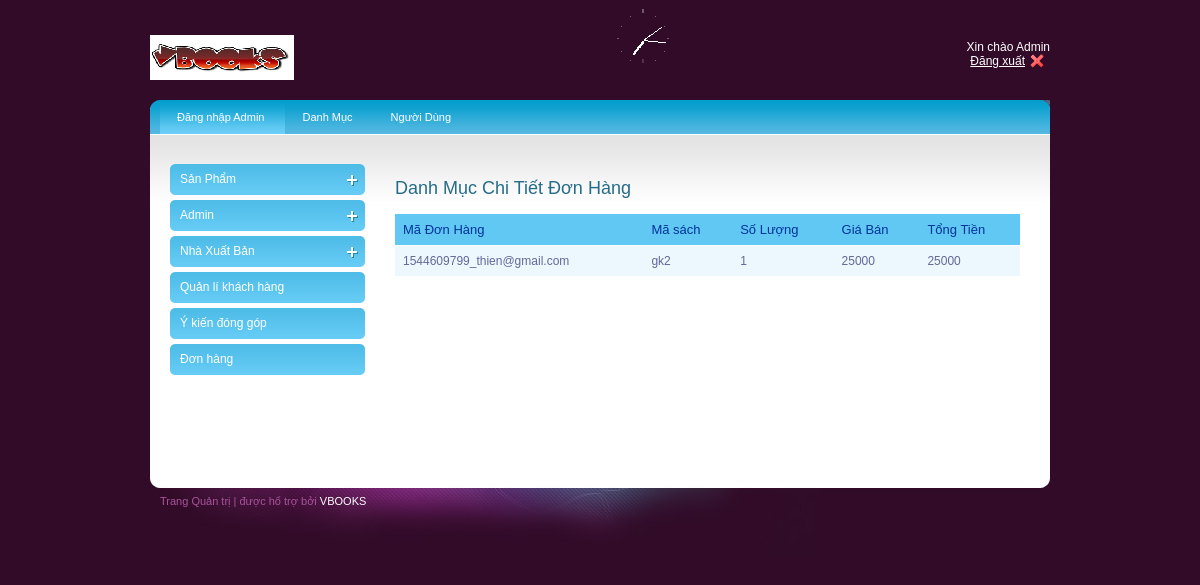
/admin/chitietdh.php?id=1544609799_thien@gmail.com, run on the app's committed database.
### tables this page shows
CREATE TABLE IF NOT EXISTS `order_detail` (
  `order_id` varchar(100) NOT NULL,
  `book_id` varchar(15) NOT NULL,
  `quantity` tinyint(3) UNSIGNED NOT NULL DEFAULT '0',
  `price` float NOT NULL DEFAULT '0',
  `tongtien` varchar(50) NOT NULL,
  PRIMARY KEY (`order_id`,`book_id`),
  KEY `masach` (`book_id`)
);

### classes/db.class.php (called while the page is built, shortened)
<?php
class db{
	var $conn ='';
	public function __construct()
	{
		 $this->conn =  new PDO('mysql:host=localhost; dbname=bansach' , 'root' , '');
		 $this->conn->query('set names "utf8" ');
	}
	public function query($sql)
	{
		$stm = $this->conn->query($sql);
		return $stm->fetchAll(PDO::FETCH_ASSOC);
	}
}

### admin/chitietdh.php (the view, shortened to what this page needs)
<?php
include "../classes/db.class.php";
$db = new db();
$id=$_GET["id"];
$od= $db->query("select * from `order_detail` where order_id='".$id."'");
?>
<?php include "layouts/head.php"; ?>
    <div class="right_content">
    <h2>Danh Mục Chi Tiết Đơn Hàng</h2>
<table id="rounded-corner" summary="2007 Major IT Companies' Profit">
    <thead>
    	<tr>
           <th scope="col" class="rounded">Mã Đơn Hàng</th>
            <th scope="col" class="rounded">Mã sách</th>
            <th scope="col" class="rounded">Số Lượng</th>
            <th scope="col" class="rounded">Giá Bán</th>
            <th scope="col" class="rounded">Tổng Tiền</th>
        </tr>
    </thead>
    <tbody>
       <?php
        foreach ($od as $key => $v)
        {
            ?>
         <tr>
            <td><?php echo $v['order_id'] ?></td>
            <td><?php echo $v['book_id'] ?></td>
            <td><?php echo $v['quantity'] ?></td>
            <td><?php echo $v['price'] ?></td>
            <td><?php echo $v['tongtien'] ?></td>
        </tr>
        <?php
        }
        ?>
    </tbody>
</table>
</div>
  </div>
    </div>
<?php include "layouts/footer.php"; ?>

### admin/style.css (style rules this page uses)
body { background:url(images/bg.gif) no-repeat center top #310b28; font-family:Arial, Helvetica, sans-serif; padding:0; font-size:12px; margin:0 auto; color: #0e4354; }
h2 { font-size:18px; color:#256c89; font-weight:normal; padding:0px 0 15px 0; margin:0px; clear:both; }
.right_content { width:625px; float:left; padding:30px 0 0 30px; }
#rounded-corner { margin:0px; width:625px; text-align: left; border-collapse: collapse; }
#rounded-corner th { padding: 8px; font-weight: normal; font-size: 13px; color: #039; background: #60c8f2; }
#rounded-corner td { padding: 8px; background: #ecf8fd; border-top: 1px solid #fff; color: #669; }

### data on the page
order_detail: order "1544609799_thien@gmail.com", book "gk2", quantity "1", price "25000", tongtien "25000"
